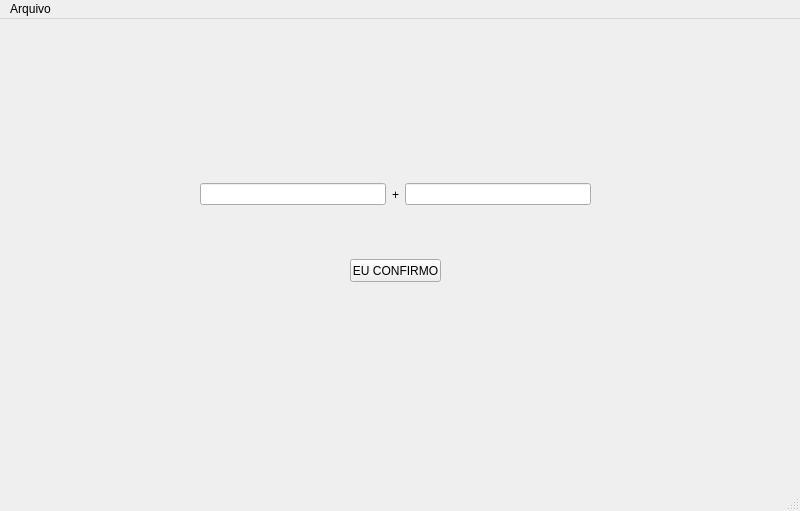
<?xml version="1.0" encoding="UTF-8"?>
<ui version="4.0">
 <class>MainWindow</class>
 <widget class="QMainWindow" name="MainWindow">
  <property name="geometry">
   <rect>
    <x>0</x>
    <y>0</y>
    <width>800</width>
    <height>511</height>
   </rect>
  </property>
  <property name="windowTitle">
   <string>MainWindow</string>
  </property>
  <widget class="QWidget" name="centralwidget">
   <widget class="QWidget" name="horizontalLayoutWidget">
    <property name="geometry">
     <rect>
      <x>200</x>
      <y>110</y>
      <width>391</width>
      <height>131</height>
     </rect>
    </property>
    <layout class="QHBoxLayout" name="horizontalLayout">
     <item>
      <widget class="QLineEdit" name="lineEdit"/>
     </item>
     <item>
      <widget class="QLabel" name="label">
       <property name="text">
        <string>+</string>
       </property>
      </widget>
     </item>
     <item>
      <widget class="QLineEdit" name="lineEdit_2"/>
     </item>
    </layout>
   </widget>
   <widget class="QPushButton" name="pushButton">
    <property name="geometry">
     <rect>
      <x>350</x>
      <y>240</y>
      <width>91</width>
      <height>23</height>
     </rect>
    </property>
    <property name="text">
     <string>EU CONFIRMO</string>
    </property>
   </widget>
   <widget class="QLabel" name="label_2">
    <property name="geometry">
     <rect>
      <x>90</x>
      <y>270</y>
      <width>621</width>
      <height>41</height>
     </rect>
    </property>
    <property name="font">
     <font>
      <pointsize>20</pointsize>
     </font>
    </property>
    <property name="mouseTracking">
     <bool>false</bool>
    </property>
    <property name="styleSheet">
     <string notr="true">p{
	display: flex;
	justify-content: center;
	align-items: center;
}</string>
    </property>
    <property name="text">
     <string/>
    </property>
   </widget>
  </widget>
  <widget class="QMenuBar" name="menubar">
   <property name="geometry">
    <rect>
     <x>0</x>
     <y>0</y>
     <width>800</width>
     <height>21</height>
    </rect>
   </property>
   <widget class="QMenu" name="menuArquivo">
    <property name="title">
     <string>Arquivo</string>
    </property>
    <addaction name="actionSalvar"/>
    <addaction name="actionAbrir"/>
    <addaction name="actionNovo"/>
    <addaction name="actionSair"/>
   </widget>
   <addaction name="menuArquivo"/>
  </widget>
  <widget class="QStatusBar" name="statusbar"/>
  <action name="actionSalvar">
   <property name="text">
    <string>Salvar</string>
   </property>
  </action>
  <action name="actionSair">
   <property name="text">
    <string>Sair</string>
   </property>
  </action>
  <action name="actionNovo">
   <property name="text">
    <string>Novo</string>
   </property>
  </action>
  <action name="actionAbrir">
   <property name="text">
    <string>Abrir</string>
   </property>
  </action>
 </widget>
 <resources/>
 <connections/>
</ui>
